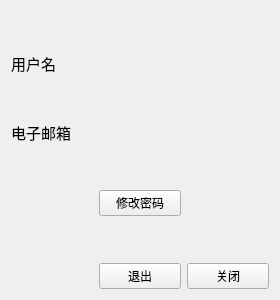
<?xml version="1.0" encoding="UTF-8"?>
<ui version="4.0">
 <class>UserInfoWidget</class>
 <widget class="QWidget" name="UserInfoWidget">
  <property name="geometry">
   <rect>
    <x>0</x>
    <y>0</y>
    <width>280</width>
    <height>300</height>
   </rect>
  </property>
  <property name="maximumSize">
   <size>
    <width>280</width>
    <height>320</height>
   </size>
  </property>
  <property name="windowTitle">
   <string>用户信息</string>
  </property>
  <layout class="QGridLayout" name="gridLayout_2">
   <item row="0" column="0">
    <layout class="QGridLayout" name="gridLayout">
     <item row="3" column="1" colspan="2">
      <widget class="QLabel" name="EmailInfo">
       <property name="font">
        <font>
         <pointsize>11</pointsize>
        </font>
       </property>
       <property name="text">
        <string/>
       </property>
      </widget>
     </item>
     <item row="7" column="1">
      <spacer name="verticalSpacer">
       <property name="orientation">
        <enum>Qt::Vertical</enum>
       </property>
       <property name="sizeHint" stdset="0">
        <size>
         <width>20</width>
         <height>40</height>
        </size>
       </property>
      </spacer>
     </item>
     <item row="4" column="1">
      <spacer name="verticalSpacer_3">
       <property name="orientation">
        <enum>Qt::Vertical</enum>
       </property>
       <property name="sizeType">
        <enum>QSizePolicy::Fixed</enum>
       </property>
       <property name="sizeHint" stdset="0">
        <size>
         <width>20</width>
         <height>40</height>
        </size>
       </property>
      </spacer>
     </item>
     <item row="0" column="1">
      <spacer name="verticalSpacer_4">
       <property name="orientation">
        <enum>Qt::Vertical</enum>
       </property>
       <property name="sizeHint" stdset="0">
        <size>
         <width>20</width>
         <height>40</height>
        </size>
       </property>
      </spacer>
     </item>
     <item row="8" column="2">
      <widget class="QPushButton" name="QuitButton">
       <property name="text">
        <string>关闭</string>
       </property>
      </widget>
     </item>
     <item row="3" column="0">
      <widget class="QLabel" name="Emaillabel">
       <property name="font">
        <font>
         <pointsize>11</pointsize>
        </font>
       </property>
       <property name="text">
        <string>电子邮箱</string>
       </property>
      </widget>
     </item>
     <item row="1" column="1" colspan="2">
      <widget class="QLabel" name="UserInfo">
       <property name="font">
        <font>
         <pointsize>11</pointsize>
        </font>
       </property>
       <property name="text">
        <string/>
       </property>
      </widget>
     </item>
     <item row="1" column="0">
      <widget class="QLabel" name="Userlabel">
       <property name="font">
        <font>
         <pointsize>11</pointsize>
        </font>
       </property>
       <property name="text">
        <string>用户名</string>
       </property>
      </widget>
     </item>
     <item row="2" column="1">
      <spacer name="verticalSpacer_2">
       <property name="orientation">
        <enum>Qt::Vertical</enum>
       </property>
       <property name="sizeType">
        <enum>QSizePolicy::Fixed</enum>
       </property>
       <property name="sizeHint" stdset="0">
        <size>
         <width>20</width>
         <height>40</height>
        </size>
       </property>
      </spacer>
     </item>
     <item row="5" column="1">
      <widget class="QPushButton" name="ChangePassword">
       <property name="text">
        <string>修改密码</string>
       </property>
      </widget>
     </item>
     <item row="8" column="1">
      <widget class="QPushButton" name="LogoutButton">
       <property name="text">
        <string>退出</string>
       </property>
      </widget>
     </item>
    </layout>
   </item>
  </layout>
 </widget>
 <resources/>
 <connections>
  <connection>
   <sender>QuitButton</sender>
   <signal>clicked()</signal>
   <receiver>UserInfoWidget</receiver>
   <slot>close()</slot>
   <hints>
    <hint type="sourcelabel">
     <x>239</x>
     <y>269</y>
    </hint>
    <hint type="destinationlabel">
     <x>268</x>
     <y>-13</y>
    </hint>
   </hints>
  </connection>
 </connections>
</ui>
